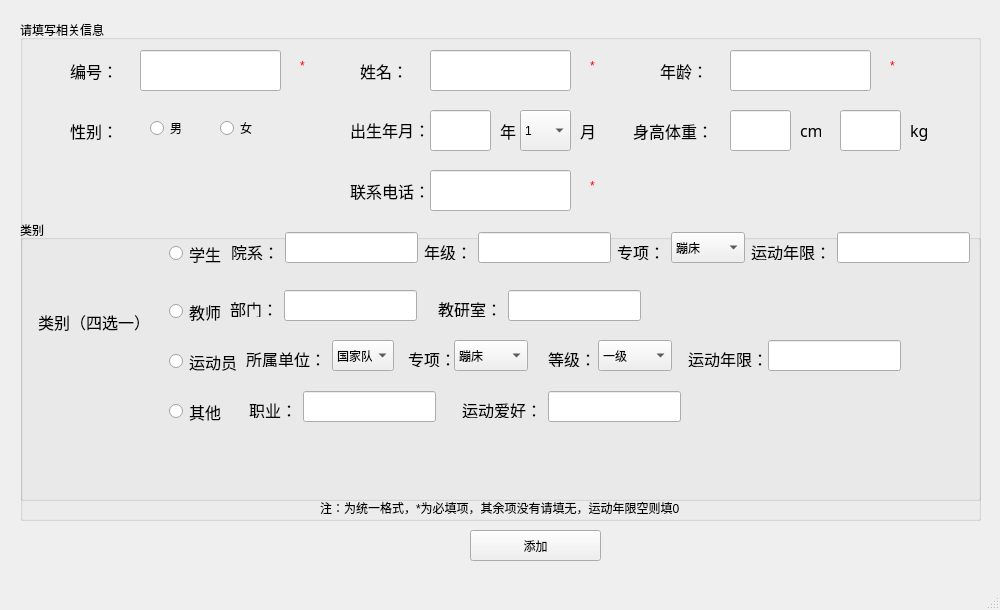
<?xml version="1.0" encoding="UTF-8"?>
<ui version="4.0">
 <class>stu_info</class>
 <widget class="QMainWindow" name="stu_info">
  <property name="geometry">
   <rect>
    <x>0</x>
    <y>0</y>
    <width>1000</width>
    <height>610</height>
   </rect>
  </property>
  <property name="windowTitle">
   <string>MainWindow</string>
  </property>
  <property name="styleSheet">
   <string notr="true"/>
  </property>
  <widget class="QWidget" name="centralwidget">
   <widget class="QGroupBox" name="groupBox">
    <property name="geometry">
     <rect>
      <x>20</x>
      <y>20</y>
      <width>961</width>
      <height>501</height>
     </rect>
    </property>
    <property name="title">
     <string>请填写相关信息</string>
    </property>
    <widget class="QLineEdit" name="name">
     <property name="geometry">
      <rect>
       <x>410</x>
       <y>30</y>
       <width>141</width>
       <height>41</height>
      </rect>
     </property>
    </widget>
    <widget class="QLabel" name="label">
     <property name="geometry">
      <rect>
       <x>340</x>
       <y>30</y>
       <width>54</width>
       <height>41</height>
      </rect>
     </property>
     <property name="font">
      <font>
       <family>等线</family>
       <pointsize>12</pointsize>
      </font>
     </property>
     <property name="text">
      <string>姓名：</string>
     </property>
    </widget>
    <widget class="QLabel" name="label_2">
     <property name="geometry">
      <rect>
       <x>50</x>
       <y>30</y>
       <width>54</width>
       <height>41</height>
      </rect>
     </property>
     <property name="font">
      <font>
       <family>等线</family>
       <pointsize>12</pointsize>
      </font>
     </property>
     <property name="text">
      <string>编号：</string>
     </property>
    </widget>
    <widget class="QLineEdit" name="age">
     <property name="geometry">
      <rect>
       <x>710</x>
       <y>30</y>
       <width>141</width>
       <height>41</height>
      </rect>
     </property>
    </widget>
    <widget class="QLabel" name="label_3">
     <property name="geometry">
      <rect>
       <x>640</x>
       <y>30</y>
       <width>54</width>
       <height>41</height>
      </rect>
     </property>
     <property name="font">
      <font>
       <family>等线</family>
       <pointsize>12</pointsize>
      </font>
     </property>
     <property name="text">
      <string>年龄：</string>
     </property>
    </widget>
    <widget class="QLabel" name="label_4">
     <property name="geometry">
      <rect>
       <x>50</x>
       <y>90</y>
       <width>54</width>
       <height>41</height>
      </rect>
     </property>
     <property name="font">
      <font>
       <family>等线</family>
       <pointsize>12</pointsize>
      </font>
     </property>
     <property name="text">
      <string>性别：</string>
     </property>
    </widget>
    <widget class="QRadioButton" name="sex_male">
     <property name="geometry">
      <rect>
       <x>130</x>
       <y>100</y>
       <width>41</width>
       <height>16</height>
      </rect>
     </property>
     <property name="text">
      <string>男</string>
     </property>
    </widget>
    <widget class="QRadioButton" name="sex_female">
     <property name="geometry">
      <rect>
       <x>200</x>
       <y>100</y>
       <width>41</width>
       <height>16</height>
      </rect>
     </property>
     <property name="text">
      <string>女</string>
     </property>
    </widget>
    <widget class="QLabel" name="label_5">
     <property name="geometry">
      <rect>
       <x>330</x>
       <y>89</y>
       <width>81</width>
       <height>41</height>
      </rect>
     </property>
     <property name="font">
      <font>
       <family>等线</family>
       <pointsize>12</pointsize>
      </font>
     </property>
     <property name="text">
      <string>出生年月：</string>
     </property>
    </widget>
    <widget class="QLabel" name="label_14">
     <property name="geometry">
      <rect>
       <x>280</x>
       <y>40</y>
       <width>54</width>
       <height>12</height>
      </rect>
     </property>
     <property name="styleSheet">
      <string notr="true">color:rgb(255, 0, 0)</string>
     </property>
     <property name="text">
      <string>*</string>
     </property>
    </widget>
    <widget class="QLabel" name="label_15">
     <property name="geometry">
      <rect>
       <x>870</x>
       <y>40</y>
       <width>54</width>
       <height>12</height>
      </rect>
     </property>
     <property name="styleSheet">
      <string notr="true">color:rgb(255, 0, 0)</string>
     </property>
     <property name="text">
      <string>*</string>
     </property>
    </widget>
    <widget class="QLabel" name="label_16">
     <property name="geometry">
      <rect>
       <x>570</x>
       <y>40</y>
       <width>54</width>
       <height>12</height>
      </rect>
     </property>
     <property name="styleSheet">
      <string notr="true">color:rgb(255, 0, 0)</string>
     </property>
     <property name="text">
      <string>*</string>
     </property>
    </widget>
    <widget class="QLabel" name="label_17">
     <property name="geometry">
      <rect>
       <x>300</x>
       <y>480</y>
       <width>461</width>
       <height>16</height>
      </rect>
     </property>
     <property name="text">
      <string>注：为统一格式，*为必填项，其余项没有请填无，运动年限空则填0</string>
     </property>
    </widget>
    <widget class="QLabel" name="label_19">
     <property name="geometry">
      <rect>
       <x>480</x>
       <y>90</y>
       <width>21</width>
       <height>41</height>
      </rect>
     </property>
     <property name="font">
      <font>
       <family>等线</family>
       <pointsize>12</pointsize>
      </font>
     </property>
     <property name="text">
      <string>年</string>
     </property>
    </widget>
    <widget class="QLabel" name="label_20">
     <property name="geometry">
      <rect>
       <x>560</x>
       <y>90</y>
       <width>21</width>
       <height>41</height>
      </rect>
     </property>
     <property name="font">
      <font>
       <family>等线</family>
       <pointsize>12</pointsize>
      </font>
     </property>
     <property name="text">
      <string>月</string>
     </property>
    </widget>
    <widget class="QLineEdit" name="birth_year">
     <property name="geometry">
      <rect>
       <x>410</x>
       <y>90</y>
       <width>61</width>
       <height>41</height>
      </rect>
     </property>
    </widget>
    <widget class="QComboBox" name="birth_month">
     <property name="geometry">
      <rect>
       <x>500</x>
       <y>90</y>
       <width>51</width>
       <height>41</height>
      </rect>
     </property>
     <item>
      <property name="text">
       <string>1</string>
      </property>
     </item>
     <item>
      <property name="text">
       <string>2</string>
      </property>
     </item>
     <item>
      <property name="text">
       <string>3</string>
      </property>
     </item>
     <item>
      <property name="text">
       <string>4</string>
      </property>
     </item>
     <item>
      <property name="text">
       <string>5</string>
      </property>
     </item>
     <item>
      <property name="text">
       <string>6</string>
      </property>
     </item>
     <item>
      <property name="text">
       <string>7</string>
      </property>
     </item>
     <item>
      <property name="text">
       <string>8</string>
      </property>
     </item>
     <item>
      <property name="text">
       <string>9</string>
      </property>
     </item>
     <item>
      <property name="text">
       <string>10</string>
      </property>
     </item>
     <item>
      <property name="text">
       <string>11</string>
      </property>
     </item>
     <item>
      <property name="text">
       <string>12</string>
      </property>
     </item>
    </widget>
    <widget class="QLabel" name="label_21">
     <property name="geometry">
      <rect>
       <x>613</x>
       <y>90</y>
       <width>81</width>
       <height>41</height>
      </rect>
     </property>
     <property name="font">
      <font>
       <family>等线</family>
       <pointsize>12</pointsize>
      </font>
     </property>
     <property name="text">
      <string>身高体重：</string>
     </property>
    </widget>
    <widget class="QLineEdit" name="tall">
     <property name="geometry">
      <rect>
       <x>710</x>
       <y>90</y>
       <width>61</width>
       <height>41</height>
      </rect>
     </property>
    </widget>
    <widget class="QLabel" name="label_22">
     <property name="geometry">
      <rect>
       <x>780</x>
       <y>90</y>
       <width>21</width>
       <height>41</height>
      </rect>
     </property>
     <property name="font">
      <font>
       <family>等线</family>
       <pointsize>12</pointsize>
      </font>
     </property>
     <property name="text">
      <string>cm</string>
     </property>
    </widget>
    <widget class="QLineEdit" name="weight">
     <property name="geometry">
      <rect>
       <x>820</x>
       <y>90</y>
       <width>61</width>
       <height>41</height>
      </rect>
     </property>
    </widget>
    <widget class="QLabel" name="label_23">
     <property name="geometry">
      <rect>
       <x>890</x>
       <y>90</y>
       <width>21</width>
       <height>41</height>
      </rect>
     </property>
     <property name="font">
      <font>
       <family>等线</family>
       <pointsize>12</pointsize>
      </font>
     </property>
     <property name="text">
      <string>kg</string>
     </property>
    </widget>
    <widget class="QLineEdit" name="tel">
     <property name="geometry">
      <rect>
       <x>410</x>
       <y>150</y>
       <width>141</width>
       <height>41</height>
      </rect>
     </property>
    </widget>
    <widget class="QLabel" name="label_54">
     <property name="geometry">
      <rect>
       <x>330</x>
       <y>150</y>
       <width>81</width>
       <height>41</height>
      </rect>
     </property>
     <property name="font">
      <font>
       <family>等线</family>
       <pointsize>12</pointsize>
      </font>
     </property>
     <property name="text">
      <string>联系电话：</string>
     </property>
    </widget>
    <widget class="QLabel" name="label_55">
     <property name="geometry">
      <rect>
       <x>570</x>
       <y>160</y>
       <width>54</width>
       <height>12</height>
      </rect>
     </property>
     <property name="styleSheet">
      <string notr="true">color:rgb(255, 0, 0)</string>
     </property>
     <property name="text">
      <string>*</string>
     </property>
    </widget>
    <widget class="QGroupBox" name="groupBox_2">
     <property name="geometry">
      <rect>
       <x>0</x>
       <y>200</y>
       <width>961</width>
       <height>281</height>
      </rect>
     </property>
     <property name="title">
      <string>类别</string>
     </property>
     <widget class="QLabel" name="label_48">
      <property name="geometry">
       <rect>
        <x>418</x>
        <y>80</y>
        <width>64</width>
        <height>17</height>
       </rect>
      </property>
      <property name="font">
       <font>
        <family>等线</family>
        <pointsize>12</pointsize>
       </font>
      </property>
      <property name="text">
       <string>教研室：</string>
      </property>
     </widget>
     <widget class="QLineEdit" name="stu_1">
      <property name="geometry">
       <rect>
        <x>265</x>
        <y>12</y>
        <width>133</width>
        <height>31</height>
       </rect>
      </property>
      <property name="text">
       <string/>
      </property>
     </widget>
     <widget class="QRadioButton" name="categ_tch">
      <property name="geometry">
       <rect>
        <x>149</x>
        <y>80</y>
        <width>55</width>
        <height>23</height>
       </rect>
      </property>
      <property name="font">
       <font>
        <family>Adobe Arabic</family>
        <pointsize>12</pointsize>
       </font>
      </property>
      <property name="text">
       <string>教师</string>
      </property>
     </widget>
     <widget class="QLabel" name="label_47">
      <property name="geometry">
       <rect>
        <x>404</x>
        <y>23</y>
        <width>48</width>
        <height>17</height>
       </rect>
      </property>
      <property name="font">
       <font>
        <family>等线</family>
        <pointsize>12</pointsize>
       </font>
      </property>
      <property name="text">
       <string>年级：</string>
      </property>
     </widget>
     <widget class="QRadioButton" name="categ_spr">
      <property name="geometry">
       <rect>
        <x>149</x>
        <y>130</y>
        <width>71</width>
        <height>23</height>
       </rect>
      </property>
      <property name="font">
       <font>
        <family>Adobe Arabic</family>
        <pointsize>12</pointsize>
       </font>
      </property>
      <property name="text">
       <string>运动员</string>
      </property>
     </widget>
     <widget class="QLineEdit" name="oth_1">
      <property name="geometry">
       <rect>
        <x>283</x>
        <y>171</y>
        <width>133</width>
        <height>31</height>
       </rect>
      </property>
      <property name="text">
       <string/>
      </property>
     </widget>
     <widget class="QComboBox" name="spr_2">
      <property name="geometry">
       <rect>
        <x>434</x>
        <y>120</y>
        <width>74</width>
        <height>31</height>
       </rect>
      </property>
      <item>
       <property name="text">
        <string>蹦床</string>
       </property>
      </item>
      <item>
       <property name="text">
        <string>冰壶</string>
       </property>
      </item>
      <item>
       <property name="text">
        <string>滑雪</string>
       </property>
      </item>
      <item>
       <property name="text">
        <string>击剑</string>
       </property>
      </item>
      <item>
       <property name="text">
        <string>健美操</string>
       </property>
      </item>
      <item>
       <property name="text">
        <string>健身健美</string>
       </property>
      </item>
      <item>
       <property name="text">
        <string>竞走</string>
       </property>
      </item>
      <item>
       <property name="text">
        <string>举重</string>
       </property>
      </item>
      <item>
       <property name="text">
        <string>男篮</string>
       </property>
      </item>
      <item>
       <property name="text">
        <string>男排</string>
       </property>
      </item>
      <item>
       <property name="text">
        <string>男足</string>
       </property>
      </item>
      <item>
       <property name="text">
        <string>女排</string>
       </property>
      </item>
      <item>
       <property name="text">
        <string>女足</string>
       </property>
      </item>
      <item>
       <property name="text">
        <string>女篮</string>
       </property>
      </item>
      <item>
       <property name="text">
        <string>拳击</string>
       </property>
      </item>
      <item>
       <property name="text">
        <string>柔道</string>
       </property>
      </item>
      <item>
       <property name="text">
        <string>摔跤</string>
       </property>
      </item>
      <item>
       <property name="text">
        <string>水球</string>
       </property>
      </item>
      <item>
       <property name="text">
        <string>速滑</string>
       </property>
      </item>
      <item>
       <property name="text">
        <string>花滑</string>
       </property>
      </item>
      <item>
       <property name="text">
        <string>跆拳道</string>
       </property>
      </item>
      <item>
       <property name="text">
        <string>田径</string>
       </property>
      </item>
      <item>
       <property name="text">
        <string>武术</string>
       </property>
      </item>
      <item>
       <property name="text">
        <string>现代五项</string>
       </property>
      </item>
      <item>
       <property name="text">
        <string>雪上技巧</string>
       </property>
      </item>
      <item>
       <property name="text">
        <string>艺体</string>
       </property>
      </item>
      <item>
       <property name="text">
        <string>游泳</string>
       </property>
      </item>
      <item>
       <property name="text">
        <string>羽毛球</string>
       </property>
      </item>
      <item>
       <property name="text">
        <string>网球</string>
       </property>
      </item>
      <item>
       <property name="text">
        <string>乒乓球</string>
       </property>
      </item>
      <item>
       <property name="text">
        <string>跳水</string>
       </property>
      </item>
      <item>
       <property name="text">
        <string>马术</string>
       </property>
      </item>
      <item>
       <property name="text">
        <string>体操</string>
       </property>
      </item>
      <item>
       <property name="text">
        <string>预留1</string>
       </property>
      </item>
      <item>
       <property name="text">
        <string>预留2</string>
       </property>
      </item>
      <item>
       <property name="text">
        <string>预留3</string>
       </property>
      </item>
      <item>
       <property name="text">
        <string>预留4</string>
       </property>
      </item>
      <item>
       <property name="text">
        <string>预留5</string>
       </property>
      </item>
      <item>
       <property name="text">
        <string>预留6</string>
       </property>
      </item>
      <item>
       <property name="text">
        <string>预留7</string>
       </property>
      </item>
     </widget>
     <widget class="QLabel" name="label_8">
      <property name="geometry">
       <rect>
        <x>597</x>
        <y>23</y>
        <width>48</width>
        <height>17</height>
       </rect>
      </property>
      <property name="font">
       <font>
        <family>等线</family>
        <pointsize>12</pointsize>
       </font>
      </property>
      <property name="text">
       <string>专项：</string>
      </property>
     </widget>
     <widget class="QLineEdit" name="oth_2">
      <property name="geometry">
       <rect>
        <x>528</x>
        <y>171</y>
        <width>133</width>
        <height>31</height>
       </rect>
      </property>
      <property name="text">
       <string/>
      </property>
     </widget>
     <widget class="QLineEdit" name="tch_2">
      <property name="geometry">
       <rect>
        <x>488</x>
        <y>70</y>
        <width>133</width>
        <height>31</height>
       </rect>
      </property>
      <property name="text">
       <string/>
      </property>
     </widget>
     <widget class="QLabel" name="label_13">
      <property name="geometry">
       <rect>
        <x>226</x>
        <y>130</y>
        <width>80</width>
        <height>17</height>
       </rect>
      </property>
      <property name="font">
       <font>
        <family>等线</family>
        <pointsize>12</pointsize>
       </font>
      </property>
      <property name="text">
       <string>所属单位：</string>
      </property>
     </widget>
     <widget class="QComboBox" name="spr_1">
      <property name="geometry">
       <rect>
        <x>312</x>
        <y>120</y>
        <width>62</width>
        <height>31</height>
       </rect>
      </property>
      <item>
       <property name="text">
        <string>国家队</string>
       </property>
      </item>
      <item>
       <property name="text">
        <string>竞体</string>
       </property>
      </item>
      <item>
       <property name="text">
        <string>校队</string>
       </property>
      </item>
     </widget>
     <widget class="QComboBox" name="spr_3">
      <property name="geometry">
       <rect>
        <x>578</x>
        <y>120</y>
        <width>74</width>
        <height>31</height>
       </rect>
      </property>
      <item>
       <property name="text">
        <string>一级</string>
       </property>
      </item>
      <item>
       <property name="text">
        <string>二级</string>
       </property>
      </item>
      <item>
       <property name="text">
        <string>三级</string>
       </property>
      </item>
      <item>
       <property name="text">
        <string>国家健将</string>
       </property>
      </item>
      <item>
       <property name="text">
        <string>国际健将</string>
       </property>
      </item>
     </widget>
     <widget class="QLabel" name="label_12">
      <property name="geometry">
       <rect>
        <x>388</x>
        <y>130</y>
        <width>48</width>
        <height>17</height>
       </rect>
      </property>
      <property name="font">
       <font>
        <family>等线</family>
        <pointsize>12</pointsize>
       </font>
      </property>
      <property name="text">
       <string>专项：</string>
      </property>
     </widget>
     <widget class="QLabel" name="label_49">
      <property name="geometry">
       <rect>
        <x>668</x>
        <y>130</y>
        <width>80</width>
        <height>17</height>
       </rect>
      </property>
      <property name="font">
       <font>
        <family>等线</family>
        <pointsize>12</pointsize>
       </font>
      </property>
      <property name="text">
       <string>运动年限：</string>
      </property>
     </widget>
     <widget class="QLineEdit" name="tch_1">
      <property name="geometry">
       <rect>
        <x>264</x>
        <y>70</y>
        <width>133</width>
        <height>31</height>
       </rect>
      </property>
      <property name="text">
       <string/>
      </property>
     </widget>
     <widget class="QLabel" name="label_11">
      <property name="geometry">
       <rect>
        <x>211</x>
        <y>23</y>
        <width>48</width>
        <height>17</height>
       </rect>
      </property>
      <property name="font">
       <font>
        <family>等线</family>
        <pointsize>12</pointsize>
       </font>
      </property>
      <property name="text">
       <string>院系：</string>
      </property>
     </widget>
     <widget class="QLineEdit" name="spr_4">
      <property name="geometry">
       <rect>
        <x>748</x>
        <y>120</y>
        <width>133</width>
        <height>31</height>
       </rect>
      </property>
      <property name="text">
       <string/>
      </property>
     </widget>
     <widget class="QLabel" name="label_50">
      <property name="geometry">
       <rect>
        <x>229</x>
        <y>181</y>
        <width>48</width>
        <height>17</height>
       </rect>
      </property>
      <property name="font">
       <font>
        <family>等线</family>
        <pointsize>12</pointsize>
       </font>
      </property>
      <property name="text">
       <string>职业：</string>
      </property>
     </widget>
     <widget class="QLineEdit" name="stu_3">
      <property name="geometry">
       <rect>
        <x>458</x>
        <y>12</y>
        <width>133</width>
        <height>31</height>
       </rect>
      </property>
      <property name="text">
       <string/>
      </property>
     </widget>
     <widget class="QLabel" name="label_10">
      <property name="geometry">
       <rect>
        <x>731</x>
        <y>23</y>
        <width>80</width>
        <height>17</height>
       </rect>
      </property>
      <property name="font">
       <font>
        <family>等线</family>
        <pointsize>12</pointsize>
       </font>
      </property>
      <property name="text">
       <string>运动年限：</string>
      </property>
     </widget>
     <widget class="QLabel" name="label_51">
      <property name="geometry">
       <rect>
        <x>442</x>
        <y>181</y>
        <width>80</width>
        <height>17</height>
       </rect>
      </property>
      <property name="font">
       <font>
        <family>等线</family>
        <pointsize>12</pointsize>
       </font>
      </property>
      <property name="text">
       <string>运动爱好：</string>
      </property>
     </widget>
     <widget class="QRadioButton" name="categ_stu">
      <property name="geometry">
       <rect>
        <x>149</x>
        <y>22</y>
        <width>55</width>
        <height>23</height>
       </rect>
      </property>
      <property name="font">
       <font>
        <family>Adobe Arabic</family>
        <pointsize>12</pointsize>
       </font>
      </property>
      <property name="text">
       <string>学生</string>
      </property>
     </widget>
     <widget class="QLineEdit" name="stu_4">
      <property name="geometry">
       <rect>
        <x>817</x>
        <y>12</y>
        <width>133</width>
        <height>31</height>
       </rect>
      </property>
      <property name="text">
       <string/>
      </property>
     </widget>
     <widget class="QComboBox" name="stu_5">
      <property name="geometry">
       <rect>
        <x>651</x>
        <y>12</y>
        <width>74</width>
        <height>31</height>
       </rect>
      </property>
      <item>
       <property name="text">
        <string>蹦床</string>
       </property>
      </item>
      <item>
       <property name="text">
        <string>冰壶</string>
       </property>
      </item>
      <item>
       <property name="text">
        <string>滑雪</string>
       </property>
      </item>
      <item>
       <property name="text">
        <string>击剑</string>
       </property>
      </item>
      <item>
       <property name="text">
        <string>健美操</string>
       </property>
      </item>
      <item>
       <property name="text">
        <string>健身健美</string>
       </property>
      </item>
      <item>
       <property name="text">
        <string>竞走</string>
       </property>
      </item>
      <item>
       <property name="text">
        <string>举重</string>
       </property>
      </item>
      <item>
       <property name="text">
        <string>男篮</string>
       </property>
      </item>
      <item>
       <property name="text">
        <string>男排</string>
       </property>
      </item>
      <item>
       <property name="text">
        <string>男足</string>
       </property>
      </item>
      <item>
       <property name="text">
        <string>女排</string>
       </property>
      </item>
      <item>
       <property name="text">
        <string>女足</string>
       </property>
      </item>
      <item>
       <property name="text">
        <string>女篮</string>
       </property>
      </item>
      <item>
       <property name="text">
        <string>拳击</string>
       </property>
      </item>
      <item>
       <property name="text">
        <string>柔道</string>
       </property>
      </item>
      <item>
       <property name="text">
        <string>摔跤</string>
       </property>
      </item>
      <item>
       <property name="text">
        <string>水球</string>
       </property>
      </item>
      <item>
       <property name="text">
        <string>速滑</string>
       </property>
      </item>
      <item>
       <property name="text">
        <string>花滑</string>
       </property>
      </item>
      <item>
       <property name="text">
        <string>跆拳道</string>
       </property>
      </item>
      <item>
       <property name="text">
        <string>田径</string>
       </property>
      </item>
      <item>
       <property name="text">
        <string>武术</string>
       </property>
      </item>
      <item>
       <property name="text">
        <string>现代五项</string>
       </property>
      </item>
      <item>
       <property name="text">
        <string>雪上技巧</string>
       </property>
      </item>
      <item>
       <property name="text">
        <string>艺体</string>
       </property>
      </item>
      <item>
       <property name="text">
        <string>游泳</string>
       </property>
      </item>
      <item>
       <property name="text">
        <string>羽毛球</string>
       </property>
      </item>
      <item>
       <property name="text">
        <string>网球</string>
       </property>
      </item>
      <item>
       <property name="text">
        <string>乒乓球</string>
       </property>
      </item>
      <item>
       <property name="text">
        <string>跳水</string>
       </property>
      </item>
      <item>
       <property name="text">
        <string>马术</string>
       </property>
      </item>
      <item>
       <property name="text">
        <string>体操</string>
       </property>
      </item>
      <item>
       <property name="text">
        <string>预留1</string>
       </property>
      </item>
      <item>
       <property name="text">
        <string>预留2</string>
       </property>
      </item>
      <item>
       <property name="text">
        <string>预留3</string>
       </property>
      </item>
      <item>
       <property name="text">
        <string>预留4</string>
       </property>
      </item>
      <item>
       <property name="text">
        <string>预留5</string>
       </property>
      </item>
      <item>
       <property name="text">
        <string>预留6</string>
       </property>
      </item>
      <item>
       <property name="text">
        <string>预留7</string>
       </property>
      </item>
     </widget>
     <widget class="QLabel" name="label_6">
      <property name="geometry">
       <rect>
        <x>18</x>
        <y>81</y>
        <width>111</width>
        <height>41</height>
       </rect>
      </property>
      <property name="font">
       <font>
        <family>等线</family>
        <pointsize>12</pointsize>
       </font>
      </property>
      <property name="text">
       <string>类别（四选一）</string>
      </property>
     </widget>
     <widget class="QRadioButton" name="categ_oth">
      <property name="geometry">
       <rect>
        <x>149</x>
        <y>180</y>
        <width>55</width>
        <height>23</height>
       </rect>
      </property>
      <property name="font">
       <font>
        <family>Adobe Arabic</family>
        <pointsize>12</pointsize>
       </font>
      </property>
      <property name="text">
       <string>其他</string>
      </property>
     </widget>
     <widget class="QLabel" name="label_9">
      <property name="geometry">
       <rect>
        <x>528</x>
        <y>130</y>
        <width>48</width>
        <height>17</height>
       </rect>
      </property>
      <property name="font">
       <font>
        <family>等线</family>
        <pointsize>12</pointsize>
       </font>
      </property>
      <property name="text">
       <string>等级：</string>
      </property>
     </widget>
     <widget class="QLabel" name="label_18">
      <property name="geometry">
       <rect>
        <x>210</x>
        <y>80</y>
        <width>48</width>
        <height>17</height>
       </rect>
      </property>
      <property name="font">
       <font>
        <family>等线</family>
        <pointsize>12</pointsize>
       </font>
      </property>
      <property name="text">
       <string>部门：</string>
      </property>
     </widget>
    </widget>
    <widget class="QLineEdit" name="num">
     <property name="geometry">
      <rect>
       <x>120</x>
       <y>30</y>
       <width>141</width>
       <height>41</height>
      </rect>
     </property>
    </widget>
   </widget>
   <widget class="QPushButton" name="pushButton">
    <property name="geometry">
     <rect>
      <x>470</x>
      <y>530</y>
      <width>131</width>
      <height>31</height>
     </rect>
    </property>
    <property name="text">
     <string>添加</string>
    </property>
   </widget>
  </widget>
  <widget class="QMenuBar" name="menubar">
   <property name="geometry">
    <rect>
     <x>0</x>
     <y>0</y>
     <width>1000</width>
     <height>23</height>
    </rect>
   </property>
  </widget>
  <widget class="QStatusBar" name="statusbar"/>
 </widget>
 <resources/>
 <connections/>
</ui>
